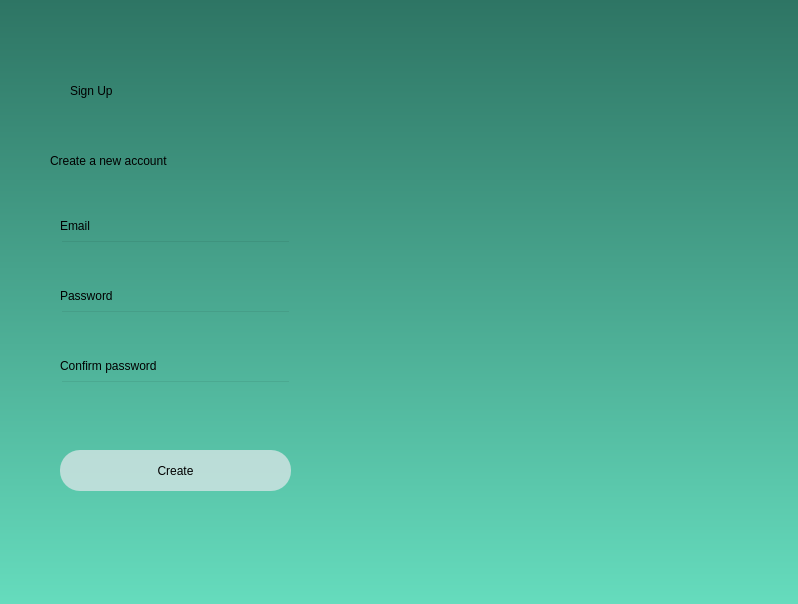
<?xml version="1.0" encoding="UTF-8"?>
<ui version="4.0">
 <class>Dialog</class>
 <widget class="QDialog" name="Dialog">
  <property name="geometry">
   <rect>
    <x>0</x>
    <y>0</y>
    <width>798</width>
    <height>604</height>
   </rect>
  </property>
  <property name="windowTitle">
   <string>Dialog</string>
  </property>
  <widget class="QWidget" name="WelcomeWidget" native="true">
   <property name="geometry">
    <rect>
     <x>0</x>
     <y>0</y>
     <width>800</width>
     <height>611</height>
    </rect>
   </property>
   <property name="styleSheet">
    <string notr="true">QWidget#WelcomeWidget{
border-image: url(:/DeWatermark.ai_1705767171229.png);
background-color: qlineargradient(spread:pad, x1:0, y1:0, x2:0, y2:1, stop:0 rgba(46, 117, 100, 255), stop:1 rgba(102, 221, 190, 255))}</string>
   </property>
   <widget class="QLabel" name="label">
    <property name="geometry">
     <rect>
      <x>70</x>
      <y>40</y>
      <width>211</width>
      <height>101</height>
     </rect>
    </property>
    <property name="styleSheet">
     <string notr="true">font: 36pt &quot;Tahoma&quot;;
color:black;</string>
    </property>
    <property name="text">
     <string>Sign Up</string>
    </property>
   </widget>
   <widget class="QLabel" name="label_2">
    <property name="geometry">
     <rect>
      <x>50</x>
      <y>140</y>
      <width>251</width>
      <height>41</height>
     </rect>
    </property>
    <property name="styleSheet">
     <string notr="true">font: 15pt &quot;MS Shell Dlg 2&quot;;
color: black;</string>
    </property>
    <property name="text">
     <string>Create a new account </string>
    </property>
   </widget>
   <widget class="QPushButton" name="create_btn">
    <property name="geometry">
     <rect>
      <x>60</x>
      <y>450</y>
      <width>231</width>
      <height>41</height>
     </rect>
    </property>
    <property name="styleSheet">
     <string notr="true">border-radius:20px;
background-color: rgba(229, 232, 236,0.7);

font: 14pt &quot;Tahoma&quot;;
</string>
    </property>
    <property name="text">
     <string>Create</string>
    </property>
   </widget>
   <widget class="QLineEdit" name="Email_line">
    <property name="geometry">
     <rect>
      <x>60</x>
      <y>240</y>
      <width>231</width>
      <height>41</height>
     </rect>
    </property>
    <property name="styleSheet">
     <string notr="true">background-color:rgba(0,0,0,0);
font: 12pt &quot;MS Shell Dlg 2&quot;;</string>
    </property>
   </widget>
   <widget class="QLineEdit" name="Password_line">
    <property name="geometry">
     <rect>
      <x>60</x>
      <y>310</y>
      <width>231</width>
      <height>41</height>
     </rect>
    </property>
    <property name="styleSheet">
     <string notr="true">background-color:rgba(0,0,0,0);
font: 12pt &quot;MS Shell Dlg 2&quot;;</string>
    </property>
   </widget>
   <widget class="QLineEdit" name="Password_confirm">
    <property name="geometry">
     <rect>
      <x>60</x>
      <y>380</y>
      <width>231</width>
      <height>41</height>
     </rect>
    </property>
    <property name="styleSheet">
     <string notr="true">background-color:rgba(0,0,0,0);
font: 12pt &quot;MS Shell Dlg 2&quot;;</string>
    </property>
   </widget>
   <widget class="QLabel" name="label_3">
    <property name="geometry">
     <rect>
      <x>60</x>
      <y>210</y>
      <width>71</width>
      <height>31</height>
     </rect>
    </property>
    <property name="styleSheet">
     <string notr="true">font: 10pt &quot;Dubai&quot;;</string>
    </property>
    <property name="text">
     <string>Email</string>
    </property>
   </widget>
   <widget class="QLabel" name="label_4">
    <property name="geometry">
     <rect>
      <x>60</x>
      <y>280</y>
      <width>71</width>
      <height>31</height>
     </rect>
    </property>
    <property name="styleSheet">
     <string notr="true">font: 10pt &quot;Dubai&quot;;</string>
    </property>
    <property name="text">
     <string>Password</string>
    </property>
   </widget>
   <widget class="QLabel" name="label_5">
    <property name="geometry">
     <rect>
      <x>60</x>
      <y>350</y>
      <width>131</width>
      <height>31</height>
     </rect>
    </property>
    <property name="styleSheet">
     <string notr="true">font: 10pt &quot;Dubai&quot;;</string>
    </property>
    <property name="text">
     <string>Confirm password</string>
    </property>
   </widget>
   <widget class="QLabel" name="label_invalid_line">
    <property name="geometry">
     <rect>
      <x>60</x>
      <y>420</y>
      <width>221</width>
      <height>21</height>
     </rect>
    </property>
    <property name="styleSheet">
     <string notr="true">font: 10pt &quot;MS Shell Dlg 2&quot;; color:red;</string>
    </property>
    <property name="text">
     <string/>
    </property>
   </widget>
  </widget>
 </widget>
 <resources>
  <include location="../../Downloads/res.qrc"/>
  <include location="res.qrc"/>
 </resources>
 <connections/>
</ui>
